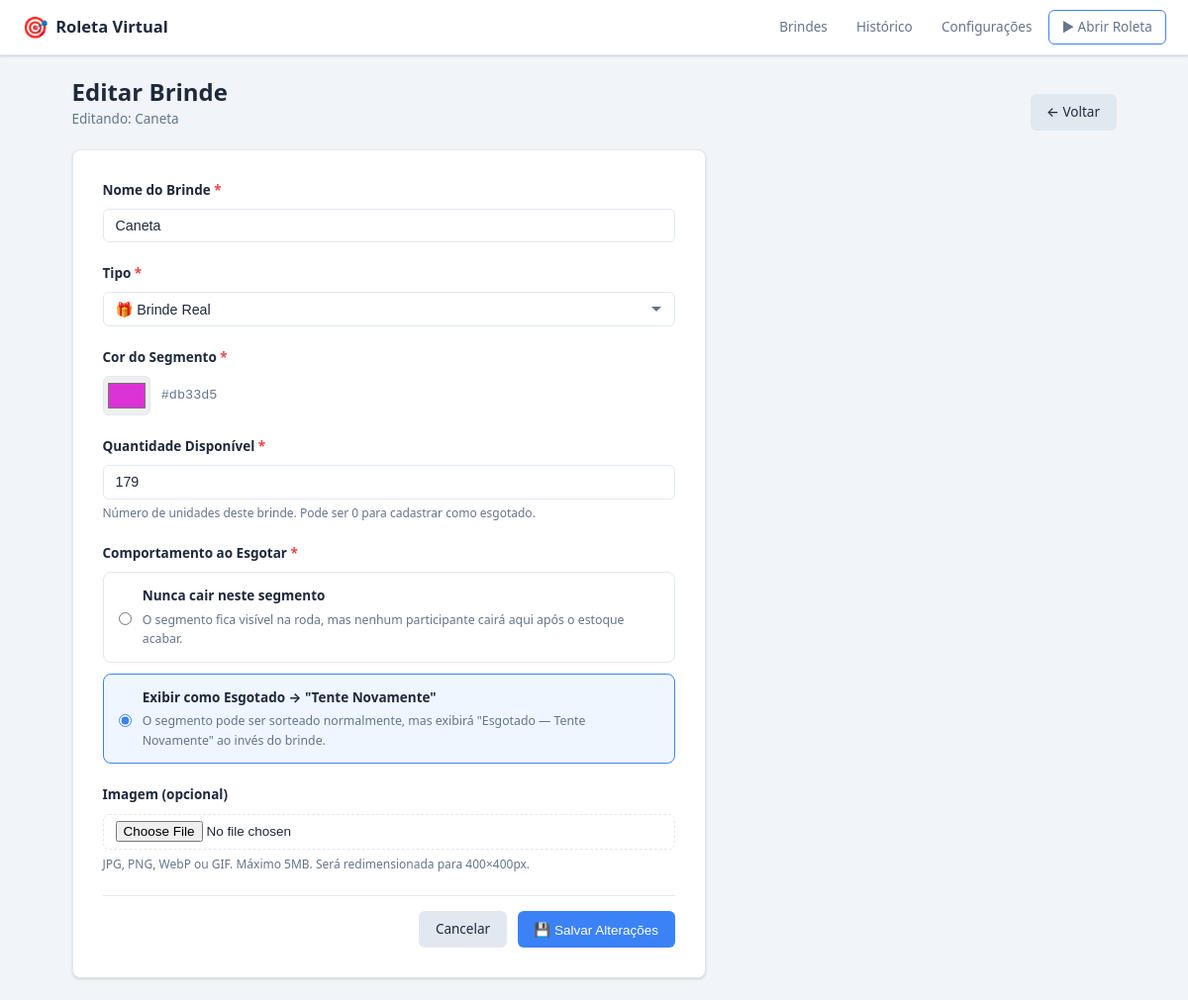
Screenshot of /admin/prizes/3/edit with the database file from the repository.
### app/models.py (models this page shows, shortened)
class Prize(db.Model):
    __tablename__ = "prizes"
    id = db.Column(db.Integer, primary_key=True)
    name = db.Column(db.String(100), nullable=False)
    image_filename = db.Column(db.String(255), nullable=True)
    quantity = db.Column(db.Integer, nullable=False, default=0)
    item_type = db.Column(db.String(10), nullable=False, default="prize")
    weight = db.Column(db.Float, nullable=False, default=0.0)
    color = db.Column(db.String(7), nullable=False, default="#3498db")
    exhausted_behavior = db.Column(db.String(15), nullable=False, default="hide_weight")
    is_active = db.Column(db.Boolean, nullable=False, default=True)
    created_at = db.Column(db.DateTime, nullable=False, default=datetime.utcnow)
    updated_at = db.Column(
        db.DateTime, nullable=False, default=datetime.utcnow, onupdate=datetime.utcnow
    )
    draws = db.relationship("Draw", backref="prize", lazy=True)

### app/routes/admin.py (the view, shortened to what this page needs)
@admin_bp.route("/prizes/<int:prize_id>/edit", methods=["GET", "POST"])
def prize_edit(prize_id):
    prize = Prize.query.get_or_404(prize_id)
    return render_template("admin/form.html", prize=prize, form_data={})

### app/templates/admin/form.html (shortened to what this page needs)
{% extends "base.html" %}
{% set is_edit = prize is not none %}
{% block content %}
<div class="page-header">
  <div class="page-header-left">
    <h1>{{ 'Editar Brinde' if is_edit else 'Novo Brinde' }}</h1>
    {% if is_edit %}
      <span class="page-subtitle">Editando: {{ prize.name }}</span>
    {% endif %}
  </div>
  <div class="page-header-actions">
    <a href="{{ url_for('admin.index') }}" class="btn btn-secondary">← Voltar</a>
  </div>
</div>
<div class="form-card">
  <form
    method="POST"
    enctype="multipart/form-data"
    action="{{ url_for('admin.prize_edit', prize_id=prize.id) if is_edit else url_for('admin.prize_new') }}"
    id="prize-form"
    novalidate
  >
    <div class="form-group">
      <label for="name" class="form-label required">Nome do Brinde</label>
      <input
        type="text"
        id="name"
        name="name"
        class="form-input"
        maxlength="100"
        required
        value="{{ form_data.get('name', prize.name if is_edit else '') }}"
        placeholder="Ex: Fone de Ouvido Bluetooth"
      />
    </div>
    <div class="form-group">
      <label for="item_type" class="form-label required">Tipo</label>
      <select id="item_type" name="item_type" class="form-select" onchange="updateFormFields()">
        <option value="prize" {% if (form_data.get('item_type') or (prize.item_type if is_edit else 'prize')) == 'prize' %}selected{% endif %}>
          🎁 Brinde Real
        </option>
      </select>
    </div>
    <div class="form-group">
      <label for="color" class="form-label required">Cor do Segmento</label>
      <div class="color-picker-row">
        <input
          type="color"
          id="color"
          name="color"
          class="form-color"
          value="{{ form_data.get('color', prize.color if is_edit else '#3498db') }}"
        />
        <span class="color-preview-label" id="color-label">
          {{ form_data.get('color', prize.color if is_edit else '#3498db') }}
        </span>
      </div>
    </div>
    <div class="form-group" id="group-quantity">
      <label for="quantity" class="form-label required">Quantidade Disponível</label>
      <input
        type="number"
        id="quantity"
        name="quantity"
        class="form-input"
        min="0"
        value="{{ form_data.get('quantity', prize.quantity if is_edit else 0) }}"
        placeholder="0"
      />
      <span class="form-hint">Número de unidades deste brinde. Pode ser 0 para cadastrar como esgotado.</span>
    </div>
    <div class="form-group" id="group-exhausted">
      <label class="form-label required">Comportamento ao Esgotar</label>
      <div class="radio-group">
        <label class="radio-option">
          <input
            type="radio"
            name="exhausted_behavior"
            value="hide_weight"
          />
          <div class="radio-content">
            <strong>Nunca cair neste segmento</strong>
            <p>O segmento fica visível na roda, mas nenhum participante cairá aqui após o estoque acabar.</p>
          </div>
        </label>
        <label class="radio-option">
          <input
            type="radio"
            name="exhausted_behavior"
            value="act_as_retry"
            {% if (form_data.get('exhausted_behavior') or (prize.exhausted_behavior if is_edit else '')) == 'act_as_retry' %}checked{% endif %}
          />
          <div class="radio-content">
            <strong>Exibir como Esgotado → "Tente Novamente"</strong>
            <p>O segmento pode ser sorteado normalmente, mas exibirá "Esgotado — Tente Novamente" ao invés do brinde.</p>
          </div>
        </label>
      </div>
    </div>
    <div class="form-group">
      <label for="image" class="form-label">Imagem (opcional)</label>
      <input
        type="file"
        id="image"
        name="image"
        class="form-file"
        accept=".jpg,.jpeg,.png,.webp,.gif"
        onchange="previewImage(this)"
      />
      <span class="form-hint">JPG, PNG, WebP ou GIF. Máximo 5MB. Será redimensionada para 400×400px.</span>
    </div>
    <div class="form-actions">
      <a href="{{ url_for('admin.index') }}" class="btn btn-secondary">Cancelar</a>
      <button type="submit" class="btn btn-primary">
        {{ '💾 Salvar Alterações' if is_edit else '✓ Cadastrar Brinde' }}
      </button>
    </div>
  </form>
</div>
{% endblock %}

### app/static/css/admin.css (style rules this page uses)
*, *::before, *::after { box-sizing: border-box; margin: 0; padding: 0; }
:root { --primary: #3b82f6; --primary-d: #2563eb; --danger: #ef4444; --danger-d: #dc2626; --success: #22c55e; --warning: #f59e0b; --neutral: #64748b; --bg: #f1f5f9; --surface: #ffffff; --border: #e2e8f0; --text: #1e293b; --text-muted: #64748b; --radius: 8px; --shadow: 0 1px 3px rgba(0,0,0,.1), 0 1px 2px rgba(0,0,0,.06); }
html { font-size: 15px; }
body { font-family: system-ui, -apple-system, "Segoe UI", Roboto, sans-serif; background: var(--bg); color: var(--text); line-height: 1.6; min-height: 100vh; }
a { color: var(--primary); text-decoration: none; }
.page-header { display: flex; align-items: flex-end; justify-content: space-between; margin-bottom: 1.25rem; flex-wrap: wrap; gap: .75rem; }
.page-header h1 { font-size: 1.6rem; font-weight: 700; line-height: 1.2; }
.page-subtitle { color: var(--text-muted); font-size: .9rem; display: block; margin-top: .2rem; }
.page-header-actions { display: flex; gap: .5rem; flex-wrap: wrap; }
.btn { display: inline-flex; align-items: center; gap: .35rem; padding: .5rem 1.1rem; border-radius: 6px; border: none; cursor: pointer; font-size: .9rem; font-weight: 500; transition: background .15s, opacity .15s; text-decoration: none; white-space: nowrap; }
.btn-primary { background: var(--primary); color: #fff; }
.btn-secondary { background: #e2e8f0; color: var(--text); }
.form-card { background: var(--surface); border-radius: var(--radius); border: 1px solid var(--border); padding: 2rem; max-width: 640px; box-shadow: var(--shadow); }
.form-group { margin-bottom: 1.4rem; }
.form-label { display: block; font-weight: 600; font-size: .9rem; margin-bottom: .5rem; color: var(--text); }
.form-label.required::after { content: " *"; color: var(--danger); }
.form-hint { font-size: .8rem; color: var(--text-muted); display: block; margin-top: .3rem; }
.form-input, .form-select { width: 100%; padding: .55rem .8rem; border: 1.5px solid var(--border); border-radius: 6px; font-size: .95rem; background: var(--surface); color: var(--text); transition: border-color .15s; outline: none; appearance: none; }
.form-select { background-repeat: no-repeat; background-position: right .75rem center; padding-right: 2.5rem; }
.form-file { display: block; width: 100%; padding: .45rem .8rem; border: 1.5px dashed var(--border); border-radius: 6px; font-size: .9rem; cursor: pointer; }
.form-color { width: 48px; height: 40px; border: 1.5px solid var(--border); border-radius: 6px; cursor: pointer; padding: 2px; }
.color-picker-row { display: flex; align-items: center; gap: .75rem; }
.color-preview-label { font-family: monospace; font-size: .9rem; color: var(--text-muted); }
.radio-group { display: flex; flex-direction: column; gap: .75rem; }
.radio-option { display: flex; gap: .75rem; padding: .85rem 1rem; border: 1.5px solid var(--border); border-radius: var(--radius); cursor: pointer; transition: border-color .15s, background .15s; }
.radio-option:has(input:checked) { border-color: var(--primary); background: #eff6ff; }
.radio-option input[type=radio] { margin-top: 3px; accent-color: var(--primary); }
.radio-content strong { display: block; margin-bottom: .2rem; font-size: .9rem; }
.radio-content p { font-size: .82rem; color: var(--text-muted); margin: 0; }
.form-actions { display: flex; gap: .75rem; justify-content: flex-end; padding-top: 1rem; border-top: 1px solid var(--border); margin-top: 1.5rem; }

### rows the page displays
Prize: name "Caneta", item_type "🎁 Brinde Real", color "#db33d5", get "#db33d5", quantity "179", exhausted_behavior "☐ Nunca cair neste segmento O s", exhausted_behavior "☑ Exibir como Esgotado → \"Tente"

### other values shown
{{ 'Editar Brinde' if is_edit else 'Novo Brinde' }} "Editar Brinde"
{{ '💾 Salvar Alterações' if is_edit else '✓ Cadastrar Brinde' }} "💾 Salvar Alterações"
